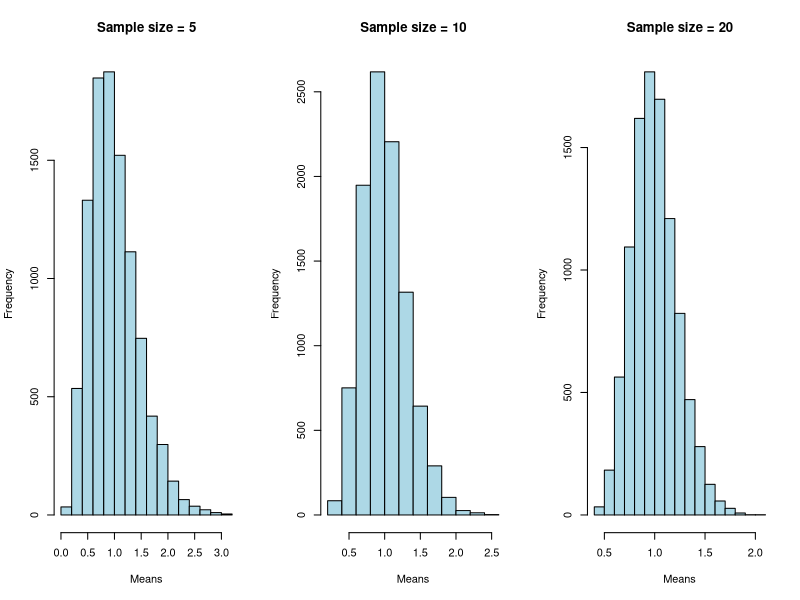

Write R code to recreate this figure.
## ---- chunk 1
# Load required library
library(tidyverse)

# Create the data table
dt <- tribble(
  ~x,   ~y,   ~w,   ~z,
  210,   300,   220,   180,
  102,   100,   119,   187,
  176,   175,   188,   173,
  87,   95,   91,   94,
  202,   210,   234,   218,
  110,   122,   131,   128
)

# 1_a: Use map function to find the mean of each column
map_dbl(dt, mean)
## ---- chunk 2
# 1_b: Use map function to find the standard deviation of each column
map_dbl(dt, sd)

## ---- chunk 3
# 1_c: Use map function to calculate the square root of each value of each column
map(dt, sqrt)
## ---- chunk 4
# Calculate summary statistics for each column of the dt data table
summary_stats <- data.frame(
  Mean = colMeans(dt),
  Max = apply(dt, 2, max),
  Quartile_1 = apply(dt, 2, quantile, probs = 0.25),
  Quartile_3 = apply(dt, 2, quantile, probs = 0.75),
  Median = apply(dt, 2, median),
  Min = apply(dt, 2, min)
)

# Print the summary statistics
print(summary_stats)

## ---- chunk 5
# Write a function to simulate means from exponential distribution
simulate_means <- function(n_iterations, sample_size) {
  means <- replicate(n_iterations, mean(rexp(sample_size)))
  return(means)
}

# 2_a: Use map function
map_dbl(rep(5, 10000), ~ mean(rexp(.x)))
## ---- chunk 6
# 2_b: Use replicate function
replicate(10000, mean(rexp(5)))
## ---- chunk 7
# 2_c: Use a for loop to print plots for different sample sizes
sample_sizes <- c(5, 10, 20)
par(mfrow = c(1, length(sample_sizes)))  # Arrange plots in a single row
for (size in sample_sizes) {
  means <- replicate(10000, mean(rexp(size)))
  hist(means, main = paste("Sample size =", size), xlab = "Means", col = "lightblue")
}
